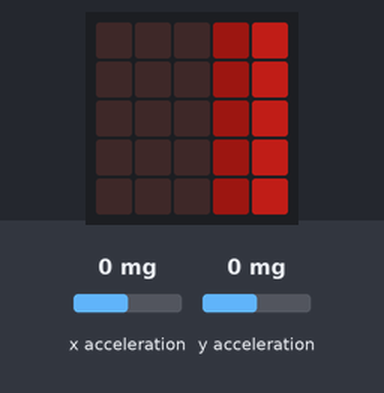
The program below on a simulated BBC micro:bit running MicroPython. Shown: the board's 5×5 LED display. Inputs (shaded band) come from the test bench; at power-on: y acceleration 0 mg, x acceleration 0 mg. Dim RGB values are drawn brighter than linear.

Above: at 1.2 s.
1.3 s: y acceleration set to -94 mg
4.3 s: y acceleration set to -111 mg
At 4.6 s:
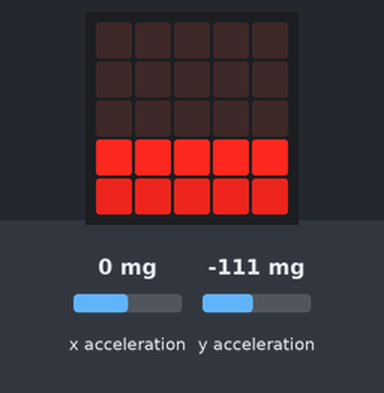
6.3 s: x acceleration set to -94 mg
7.8 s: x acceleration set to -111 mg
At 7.87 s:
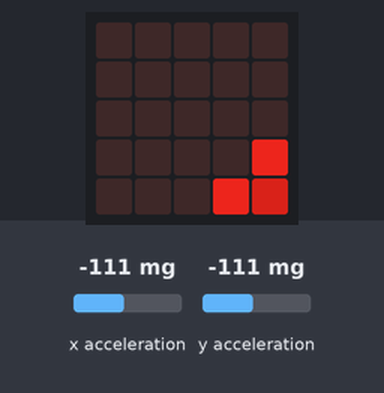
9.7 s: x acceleration set to 750 mg
At 10.07 s:
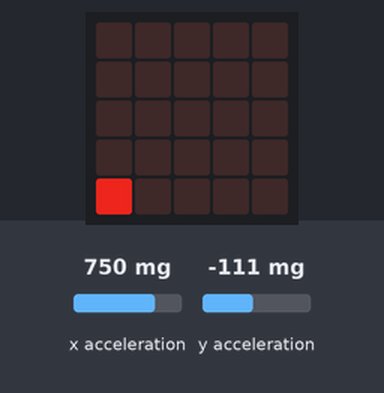
11.9 s: x acceleration set to 106 mg
13.4 s: x acceleration set to 93 mg
At 13.52 s:
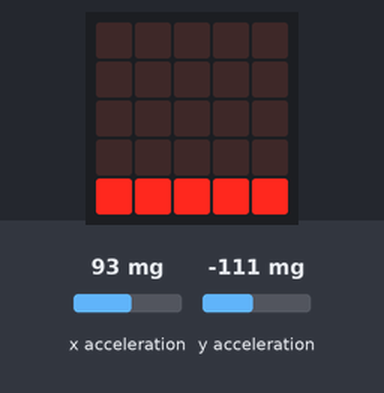

Measured:
- the behaviour switches between -100 and -101 mg on y acceleration (found by bisection; images 0 and 1)
- the behaviour switches between -100 and -101 mg on x acceleration (found by bisection; images 1 and 2)
- the behaviour switches between 101 and 100 mg on x acceleration (found by bisection; images 3 and 4)
- after the input at 4.3 s, the display: first changes after 0.10 s (image 1 shows a later state)
- after the input at 7.8 s, the display: changes at once (image 2)
- after the input at 9.7 s, the display: first differs from a run without the input after 0.29 s (image 3)
- after the input at 13.4 s, the display: changes after 0.05 s (image 4)

The program:

waves.py
```python
# Import required modules
from microbit import *

MAX_ROWS = 4
MAX_BRIGHTNESS = 9
plane="horiz"
reverse=False
iterations = 10

while True:
    i = 0
    while i < iterations:
        brightness = MAX_BRIGHTNESS
        rows = i
        display.clear()

        x_tilt = accelerometer.get_x()
        y_tilt = accelerometer.get_y()

        directions = {"x": "flat", "y": "flat"}

        old_plane = plane
        old_reverse = reverse

        if x_tilt > 100:
            directions['x'] = "left"
        elif x_tilt < -100:
            directions['x'] = "right"

        if y_tilt > 100:
            directions['y'] = "down"
        elif y_tilt < -100:
            directions['y'] = "up"

        if directions['y'] == "flat":
            iterations = 10
            if directions['x'] == "left":
                plane = "horiz"
                reverse = False
            elif directions['x'] == "right":
                plane = "horiz"
                reverse = True
        elif directions['x'] == "flat":
            iterations = 10
            if directions['y'] == "down":
                plane = "vert"
                reverse = False
            elif directions['y'] == "up":
                plane = "vert"
                reverse = True
        else:
            iterations = 18
            if directions['x'] == "left":
                plane = "diagleft"
            elif directions['x'] == "right":
                plane = "diagright"

            if directions['y'] == "down":
                reverse = False
            elif directions['y'] == "up":
                reverse = True

        if plane != old_plane or reverse != old_reverse:
            i = 0

        if plane == "horiz" or plane == "vert":
            row_range = range(0, i+1) if not reverse else range(i, -1, -1)
        elif plane == "diagleft":
            row_range = range(0, 10)
        elif plane == "diagright":
            row_range = range(4, -6, -1)

        for j in row_range:
            if plane == "horiz" or plane == "vert":
                x = i - j if not reverse else MAX_ROWS - j
                col_range = range(0, 5)
            elif plane == "diagleft" or plane == "diagright":
                x = j
                col_range = range(0, rows)

            for n in col_range:

                if x <= MAX_ROWS and x >= 0 and n <= MAX_ROWS and n >= 0:
                    if plane == "horiz" or plane == "vert":
                        brightness = max(0, brightness)
                        pixel = (n, x) if plane == "vert" else (x, n)
                    elif plane == "diagleft" or plane == "diagright":
                        brightness = max(0, MAX_BRIGHTNESS-((rows-n)*2))
                        pixel = (x, n) if not reverse else (x, MAX_ROWS-n)

                    display.set_pixel(pixel[0], pixel[1], brightness)

            rows -= 1
            if plane == "horiz" or plane == "vert":
                brightness -= 2
        i += 1
        sleep(150)
```
